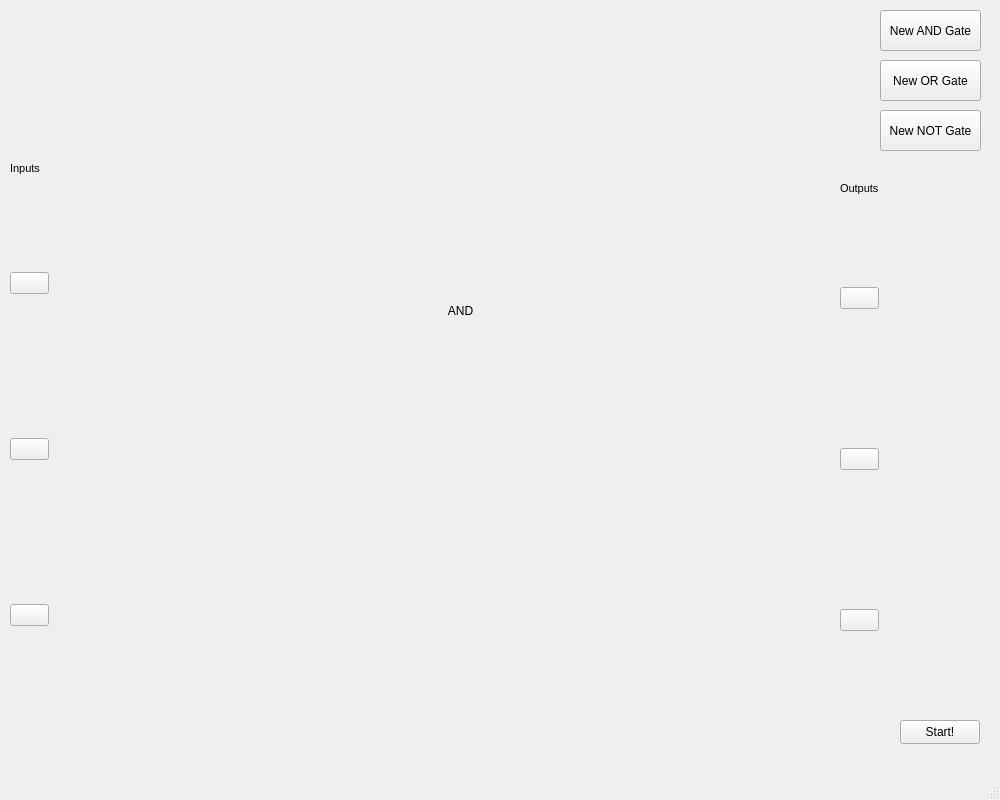
<?xml version="1.0" encoding="UTF-8"?>
<ui version="4.0">
 <class>MainWindow</class>
 <widget class="QMainWindow" name="MainWindow">
  <property name="geometry">
   <rect>
    <x>0</x>
    <y>0</y>
    <width>1000</width>
    <height>800</height>
   </rect>
  </property>
  <property name="windowTitle">
   <string>MainWindow</string>
  </property>
  <widget class="QWidget" name="centralwidget">
   <widget class="QLabel" name="canvas">
    <property name="geometry">
     <rect>
      <x>50</x>
      <y>20</y>
      <width>781</width>
      <height>701</height>
     </rect>
    </property>
    <property name="text">
     <string/>
    </property>
   </widget>
   <widget class="UILogicGate" name="exampleGate">
    <property name="geometry">
     <rect>
      <x>360</x>
      <y>260</y>
      <width>201</width>
      <height>101</height>
     </rect>
    </property>
    <property name="text">
     <string>AND</string>
    </property>
    <property name="alignment">
     <set>Qt::AlignCenter</set>
    </property>
   </widget>
   <widget class="QPushButton" name="addANDGate">
    <property name="geometry">
     <rect>
      <x>880</x>
      <y>10</y>
      <width>101</width>
      <height>41</height>
     </rect>
    </property>
    <property name="text">
     <string>New AND Gate</string>
    </property>
   </widget>
   <widget class="QPushButton" name="addORGate">
    <property name="geometry">
     <rect>
      <x>880</x>
      <y>60</y>
      <width>101</width>
      <height>41</height>
     </rect>
    </property>
    <property name="text">
     <string>New OR Gate</string>
    </property>
   </widget>
   <widget class="QPushButton" name="addNOTGate">
    <property name="geometry">
     <rect>
      <x>880</x>
      <y>110</y>
      <width>101</width>
      <height>41</height>
     </rect>
    </property>
    <property name="text">
     <string>New NOT Gate</string>
    </property>
   </widget>
   <widget class="QWidget" name="layoutWidget">
    <property name="geometry">
     <rect>
      <x>840</x>
      <y>200</y>
      <width>39</width>
      <height>521</height>
     </rect>
    </property>
    <layout class="QVBoxLayout" name="outputs">
     <property name="spacing">
      <number>52</number>
     </property>
     <item>
      <widget class="QPushButton" name="output1">
       <property name="text">
        <string/>
       </property>
      </widget>
     </item>
     <item>
      <widget class="QPushButton" name="output2">
       <property name="text">
        <string/>
       </property>
      </widget>
     </item>
     <item>
      <widget class="QPushButton" name="output3">
       <property name="text">
        <string/>
       </property>
      </widget>
     </item>
    </layout>
   </widget>
   <widget class="QPushButton" name="pushButton">
    <property name="geometry">
     <rect>
      <x>900</x>
      <y>720</y>
      <width>80</width>
      <height>24</height>
     </rect>
    </property>
    <property name="text">
     <string>Start!</string>
    </property>
   </widget>
   <widget class="QLabel" name="label">
    <property name="geometry">
     <rect>
      <x>10</x>
      <y>160</y>
      <width>41</width>
      <height>16</height>
     </rect>
    </property>
    <property name="font">
     <font>
      <pointsize>8</pointsize>
     </font>
    </property>
    <property name="text">
     <string>Inputs</string>
    </property>
   </widget>
   <widget class="QLabel" name="label_2">
    <property name="geometry">
     <rect>
      <x>840</x>
      <y>180</y>
      <width>41</width>
      <height>16</height>
     </rect>
    </property>
    <property name="font">
     <font>
      <pointsize>8</pointsize>
     </font>
    </property>
    <property name="text">
     <string>Outputs</string>
    </property>
   </widget>
   <widget class="QWidget" name="layoutWidget">
    <property name="geometry">
     <rect>
      <x>10</x>
      <y>180</y>
      <width>39</width>
      <height>541</height>
     </rect>
    </property>
    <layout class="QVBoxLayout" name="inputs">
     <property name="spacing">
      <number>52</number>
     </property>
     <item>
      <widget class="QPushButton" name="input1">
       <property name="text">
        <string/>
       </property>
      </widget>
     </item>
     <item>
      <widget class="QPushButton" name="input2">
       <property name="text">
        <string/>
       </property>
      </widget>
     </item>
     <item>
      <widget class="QPushButton" name="input3">
       <property name="text">
        <string/>
       </property>
      </widget>
     </item>
    </layout>
   </widget>
  </widget>
  <widget class="QMenuBar" name="menubar">
   <property name="geometry">
    <rect>
     <x>0</x>
     <y>0</y>
     <width>1000</width>
     <height>21</height>
    </rect>
   </property>
  </widget>
  <widget class="QStatusBar" name="statusbar"/>
 </widget>
 <customwidgets>
  <customwidget>
   <class>UILogicGate</class>
   <extends>QLabel</extends>
   <header>uilogicgate.h</header>
  </customwidget>
 </customwidgets>
 <resources/>
 <connections/>
</ui>
